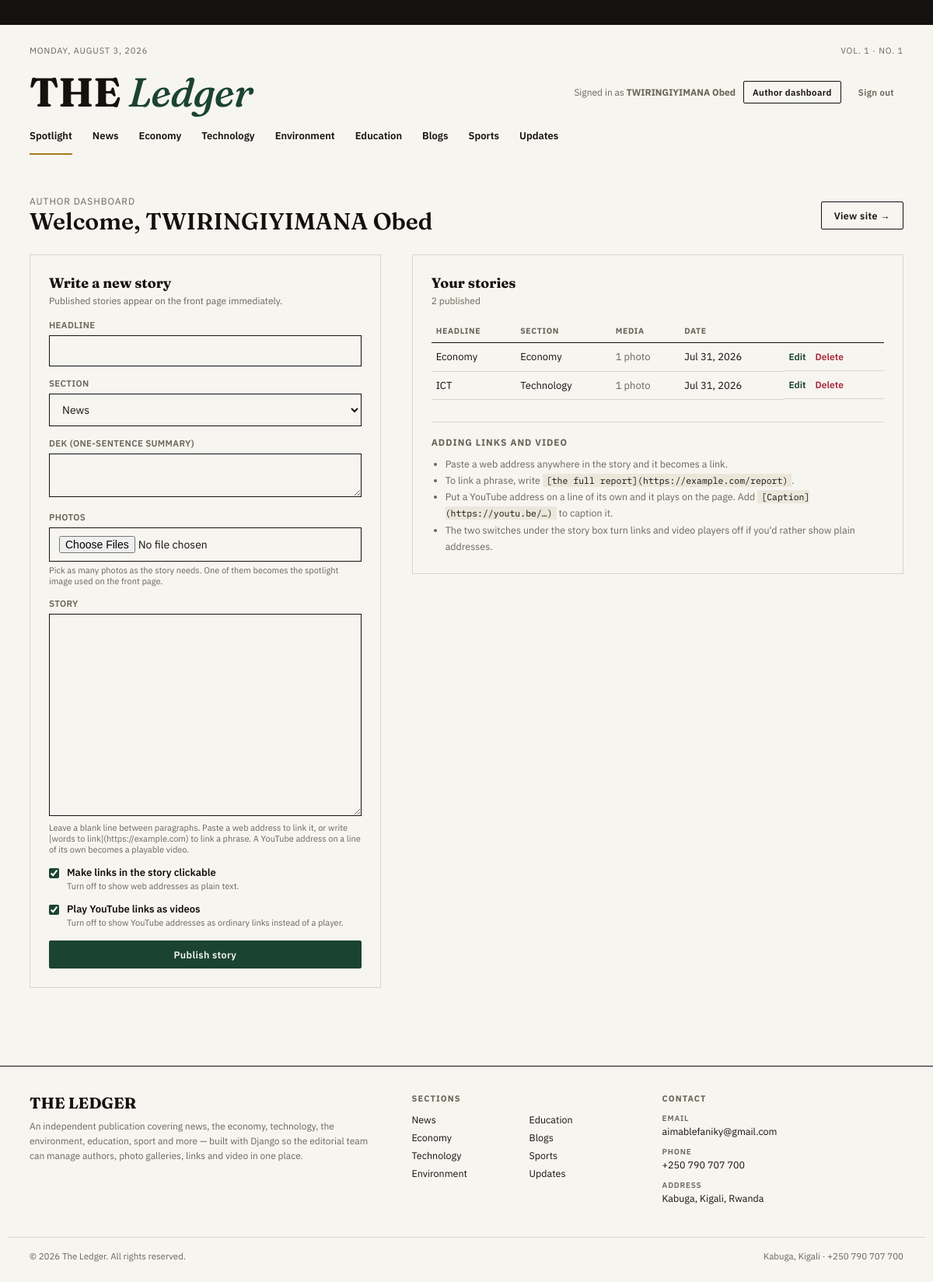
Before: /dashboard/ (signed in) with the older database file.
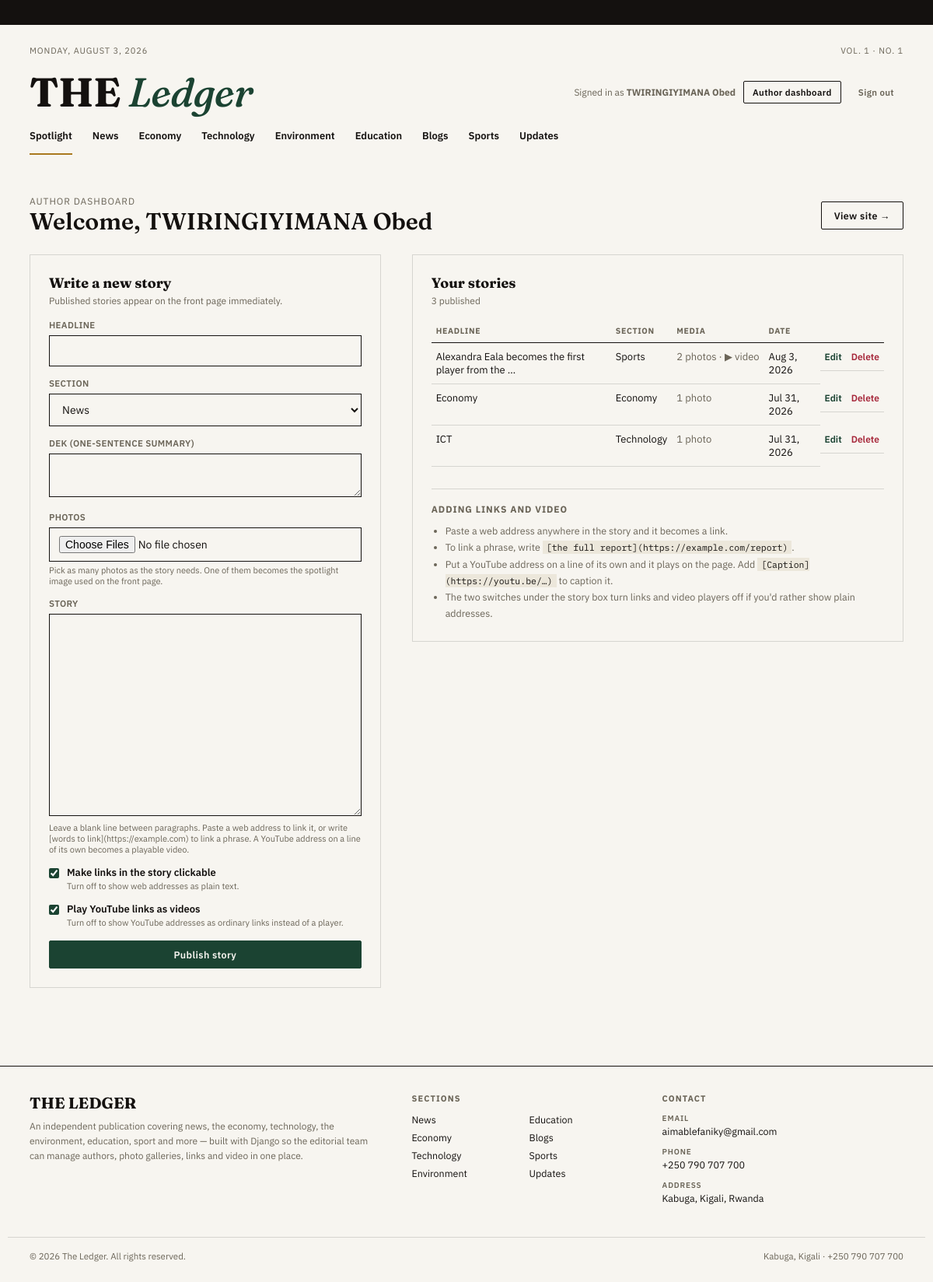
After: the same page with the newer database file.
### news/models.py (models this page shows, shortened)
class Article(models.Model):
    CATEGORY_CHOICES = [
        ("News", "News"),
        ("Economy", "Economy"),
        ("Technology", "Technology"),
        ("Environment", "Environment"),
        ("Education", "Education"),
        ("Blogs", "Blogs"),
        ("Sports", "Sports"),
        ("Updates", "Updates"),
    ]
    title = models.CharField(max_length=200)
    slug = models.SlugField(max_length=220, unique=True, blank=True)
    dek = models.CharField(max_length=300, help_text="One-sentence summary shown on listings.")
    body = models.TextField(
        help_text=(
            "Leave a blank line between paragraphs. Paste a web address to link it, "
            "or write [words to link](https://example.com) to link a phrase. "
            "A YouTube address on a line of its own becomes a playable video."
        )
    )
    category = models.CharField(max_length=20, choices=CATEGORY_CHOICES, default="News")
    author = models.ForeignKey(settings.AUTH_USER_MODEL, on_delete=models.CASCADE, related_name="articles")
    allow_links = models.BooleanField(
        default=True,
        verbose_name="Make links in the story clickable",
        help_text="Turn off to show web addresses as plain text.",
    )
    embed_videos = models.BooleanField(
        default=True,
        verbose_name="Play YouTube links as videos",
        help_text="Turn off to show YouTube addresses as ordinary links instead of a player.",
    )
    featured = models.BooleanField(default=False)
    created_at = models.DateTimeField(default=timezone.now)
    class Meta:
        ordering = ["-created_at"]
    def get_absolute_url(self):
        return reverse("news:article_detail", args=[self.slug])
    def get_edit_url(self):
        return reverse("news:edit_article", args=[self.pk])
    @property
    def photo_list(self):
        if not hasattr(self, "_photo_list_cache"):
            self._photo_list_cache = list(self.photos.all())
        return self._photo_list_cache
    @property
    def photo_count(self):
        return len(self.photo_list)
    @property
    def has_video(self):
        return self.embed_videos and bool(richtext.find_videos(self.body, limit=1))

### news/views.py (the view)
# urls.py: path("dashboard/", views.author_dashboard, name="author_dashboard"),
@login_required
def author_dashboard(request):
    if request.method == "POST":
        form = ArticleForm(request.POST, request.FILES)
        if form.is_valid():
            article = form.save(commit=False)
            article.author = request.user
            article.save()
            photos = form.save_photos(article)
            note = f" with {len(photos)} photo{'s' if len(photos) != 1 else ''}" if photos else ""
            messages.success(request, f"Story published to The Ledger{note}.")
            return redirect("news:author_dashboard")
        messages.error(request, "The story could not be published — please check the form below.")
    else:
        form = ArticleForm()
    mine = Article.objects.filter(author=request.user).prefetch_related("photos")
    return render(request, "news/author_dashboard.html", {"form": form, "articles": mine})

### news/forms.py (shortened to what this page needs)
class ArticleForm(forms.ModelForm):
    photos = MultipleImageField(
        required=False,
        label="Photos",
        help_text=(
            "Pick as many photos as the story needs. One of them becomes the "
            "spotlight image used on the front page."
        ),
    )
    main_photo_index = forms.IntegerField(required=False, min_value=0, widget=forms.HiddenInput)
    class Meta:
        model = Article
        fields = ["title", "dek", "category", "body", "allow_links", "embed_videos"]
        widgets = {
            "dek": forms.Textarea(attrs={"rows": 2}),
            "body": forms.Textarea(attrs={"rows": 14}),
        }

### accounts/models.py (called while the page is built)
    @property
    def is_admin(self):
        return self.role == "admin" or self.user.is_superuser

    @property
    def display_name(self):
        return self.user.get_full_name() or self.user.username

### news/context_processors.py (called while the page is built)
def navigation(request):
    return {"nav_categories": [choice[0] for choice in Article.CATEGORY_CHOICES]}

### news/richtext.py (called while the page is built, shortened)
def _start_seconds(value):
    if not value:
        return None

### templates/news/author_dashboard.html (shortened to what this page needs)
{% extends "base.html" %}
{% block content %}
<div class="wrap dash">
  <div class="dash-head">
    <div>
      <div class="dash-role">Author dashboard</div>
      <div class="dash-title">Welcome, {{ user.profile.display_name }}</div>
    </div>
    <a class="btn" href="{% url 'news:home' %}">View site →</a>
  </div>
  <div class="dash-grid">
    <div class="panel">
      <h3>Write a new story</h3>
      <div class="phint">Published stories appear on the front page immediately.</div>
      <form method="post" enctype="multipart/form-data">
        <label for="{{ form.title.id_for_label }}">Headline</label>
        {{ form.title }}{{ form.title.errors }}
        <label for="{{ form.category.id_for_label }}">Section</label>
        {{ form.category }}{{ form.category.errors }}
        <label for="{{ form.dek.id_for_label }}">Dek (one-sentence summary)</label>
        {{ form.dek }}{{ form.dek.errors }}
        <label for="{{ form.photos.id_for_label }}">Photos</label>
        {{ form.photos }}
        <div class="helptext">{{ form.photos.help_text }}</div>
        <label for="{{ form.body.id_for_label }}">Story</label>
        {{ form.body }}
        <div class="helptext">{{ form.body.help_text }}</div>
        <div class="check-row">
          {{ form.allow_links }}
          <label class="check-label" for="{{ form.allow_links.id_for_label }}">
            {{ form.allow_links.label }}
            <span class="helptext">{{ form.allow_links.help_text }}</span>
          </label>
        </div>
        <div class="check-row">
          {{ form.embed_videos }}
          <label class="check-label" for="{{ form.embed_videos.id_for_label }}">
            {{ form.embed_videos.label }}
            <span class="helptext">{{ form.embed_videos.help_text }}</span>
          </label>
        </div>
        <div style="margin-top:16px;"><button class="btn btn-solid" style="width:100%;" type="submit">Publish story</button></div>
      </form>
    </div>
    <div class="panel">
      <h3>Your stories</h3>
      <div class="phint">{{ articles|length }} published</div>
      <div class="table-scroll">
      <table>
        <thead><tr><th>Headline</th><th>Section</th><th>Media</th><th>Date</th><th></th></tr></thead>
        <tbody>
          {% for a in articles %}
          <tr>
            <td><a href="{{ a.get_absolute_url }}">{{ a.title|truncatechars:50 }}</a></td>
            <td>{{ a.category }}</td>
            <td class="media-cell">
              {% if a.photo_count %}{{ a.photo_count }} photo{{ a.photo_count|pluralize }}{% endif %}
              {% if a.has_video %}{% if a.photo_count %} · {% endif %}▶ video{% endif %}
            </td>
            <td>{{ a.created_at|date:"M j, Y" }}</td>
            <td class="row-actions">
              <a class="link-edit" href="{{ a.get_edit_url }}">Edit</a>
              <form method="post" action="{% url 'news:delete_article' a.pk %}" onsubmit="return confirm('Delete this story?');">
                <button type="submit" class="link-del">Delete</button>
              </form>
            </td>
          </tr>
          {% empty %}
          <tr><td colspan="5" style="color:var(--muted);">Nothing published yet — write your first story.</td></tr>
          {% endfor %}
        </tbody>
      </table>
      </div>
      <div class="tips">
        <h4>Adding links and video</h4>
        <ul>
          <li>Paste a web address anywhere in the story and it becomes a link.</li>
          <li>To link a phrase, write <code>[the full report](https://example.com/report)</code>.</li>
          <li>Put a YouTube address on a line of its own and it plays on the page. Add
              <code>[Caption](https://youtu.be/…)</code> to caption it.</li>
          <li>The two switches under the story box turn links and video players off if you'd
              rather show plain addresses.</li>
        </ul>
      </div>
    </div>
  </div>
</div>
{% endblock %}

### templates/base.html (shortened to what this page needs)
{% load static %}
<!DOCTYPE html>
<html lang="en">
<head>
<link rel="stylesheet" href="{% static 'css/style.css' %}">
</head>
<body>
<div class="ticker-band"><div class="ticker-track">
</div></div>
<header class="masthead wrap">
  <div class="masthead-top">
    <span>{% now "l, F j, Y" %}</span>
    <span>Vol. 1 · No. 1</span>
  </div>
  <div class="logo-row">
    <a href="{% url 'news:home' %}" class="logo">THE <span class="accent">Ledger</span></a>
    <div class="masthead-actions">
      {% if user.is_authenticated %}
        <span class="byline">Signed in as <strong>{{ user.profile.display_name }}</strong></span>
        {% if user.profile.is_admin %}
          <a class="btn btn-small" href="{% url 'accounts:admin_dashboard' %}">Admin dashboard</a>
        {% else %}
          <a class="btn btn-small" href="{% url 'news:author_dashboard' %}">Author dashboard</a>
        {% endif %}
        <form method="post" action="{% url 'accounts:logout' %}" style="display:inline;">
          <button type="submit" class="btn btn-small btn-ghost">Sign out</button>
        </form>
      {% else %}
        <a class="btn" href="{% url 'accounts:login' %}">Sign in</a>
      {% endif %}
    </div>
  </div>
  <nav class="mainnav">
    <a href="{% url 'news:home' %}" class="{% if active_category == 'All' or not active_category %}active{% endif %}">Spotlight</a>
    {% for c in nav_categories %}
      <a href="{% url 'news:home' %}?category={{ c }}" class="{% if active_category == c %}active{% endif %}">{{ c }}</a>
    {% endfor %}
  </nav>
</header>
<main>
  {% block content %}{% endblock %}
</main>
<footer>
  <div class="wrap footer-grid">
    <div class="footer-about">
      <div class="flogo">THE LEDGER</div>
      <p>An independent publication covering news, the economy, technology, the environment, education, sport and more — built with Django so the editorial team can manage authors, photo galleries, links and video in one place.</p>
    </div>
    <div class="footer-col">
      <h4>Sections</h4>
      <ul class="footer-links">
        {% for c in nav_categories %}
          <li><a href="{% url 'news:home' %}?category={{ c }}">{{ c }}</a></li>
        {% endfor %}
      </ul>
    </div>
    <div class="footer-col">
      <h4>Contact</h4>
      <ul class="footer-contact">
        <li>
          <span class="fc-label">Email</span>
          <a href="mailto:aimablefaniky@gmail.com">aimablefaniky@gmail.com</a>
        </li>
        <li>
          <span class="fc-label">Phone</span>
          <a href="tel:+250790707700">+250 790 707 700</a>
        </li>
        <li>
          <span class="fc-label">Address</span>
          <address>Kabuga, Kigali, Rwanda</address>
        </li>
      </ul>
    </div>
  </div>
  <div class="wrap footer-base">
    <span>&copy; {% now "Y" %} The Ledger. All rights reserved.</span>
    <span>Kabuga, Kigali · <a href="tel:+250790707700">+250 790 707 700</a></span>
  </div>
</footer>
</body>
</html>

Changed rows visible on the page:
added Article: title "Alexandra Eala becomes the first player from the …", category "Sports", photo_count "2", embed_videos "▶ video", created_at "Aug 3, 2026"
Other visible differences:
{{ articles|length }}: "2" → "3"
